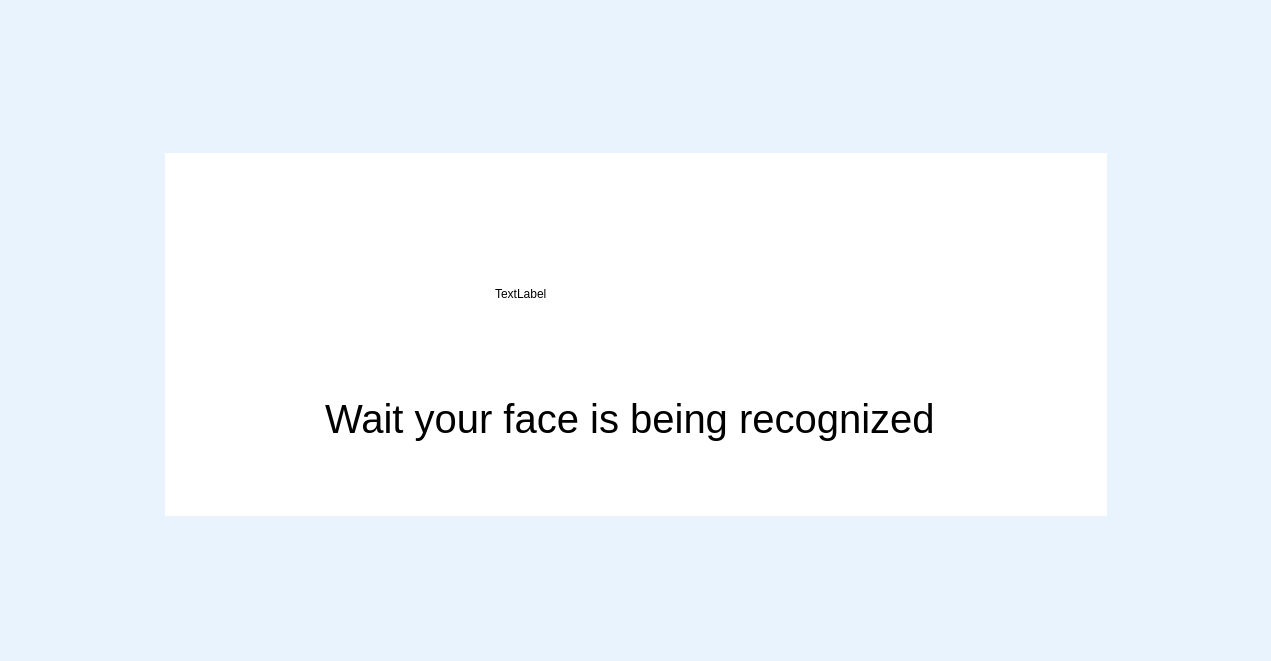
<?xml version="1.0" encoding="UTF-8"?>
<ui version="4.0">
 <class>login1</class>
 <widget class="QDialog" name="login1">
  <property name="geometry">
   <rect>
    <x>0</x>
    <y>0</y>
    <width>1271</width>
    <height>661</height>
   </rect>
  </property>
  <property name="windowTitle">
   <string>Dialog</string>
  </property>
  <property name="styleSheet">
   <string notr="true">background-color: rgb(232, 243, 254)</string>
  </property>
  <widget class="QWidget" name="widget" native="true">
   <property name="geometry">
    <rect>
     <x>165</x>
     <y>153</y>
     <width>942</width>
     <height>363</height>
    </rect>
   </property>
   <property name="styleSheet">
    <string notr="true">background-color: white;
</string>
   </property>
   <widget class="QLabel" name="label">
    <property name="geometry">
     <rect>
      <x>160</x>
      <y>240</y>
      <width>611</width>
      <height>51</height>
     </rect>
    </property>
    <property name="styleSheet">
     <string notr="true">font-size: 40px;</string>
    </property>
    <property name="text">
     <string>Wait your face is being recognized</string>
    </property>
   </widget>
   <widget class="QLabel" name="loadinglabel">
    <property name="geometry">
     <rect>
      <x>330</x>
      <y>60</y>
      <width>281</width>
      <height>161</height>
     </rect>
    </property>
    <property name="text">
     <string>TextLabel</string>
    </property>
   </widget>
  </widget>
 </widget>
 <resources/>
 <connections/>
</ui>
